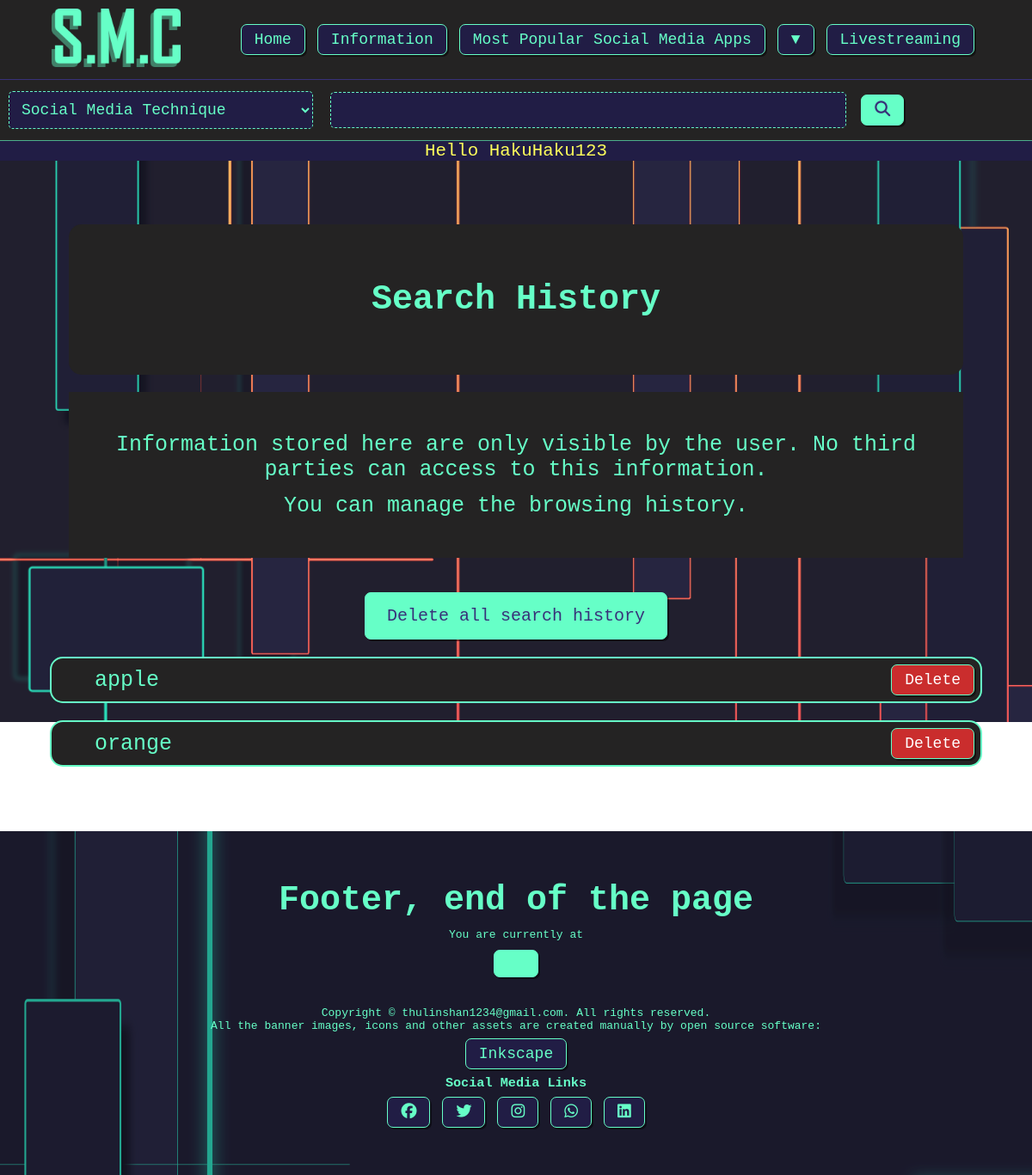
The page /history.php (signed in) on the database its author committed.
### tables this page shows
CREATE TABLE `users` (
  `id` int(11) NOT NULL,
  `firstname` varchar(255) NOT NULL,
  `lastname` varchar(255) NOT NULL,
  `username` varchar(255) NOT NULL,
  `email` varchar(255) NOT NULL,
  `password` varchar(255) NOT NULL,
  `newsletter` tinyint(4) NOT NULL,
  `is_admin` int(11) NOT NULL DEFAULT 0
);

CREATE TABLE `history` (
  `id` int(11) NOT NULL,
  `user_id` int(11) NOT NULL,
  `search_key` varchar(255) NOT NULL
);

### history.php (the view, shortened to what this page needs)
<?php
include 'partials/header.php';
$query = " SELECT *
            FROM history WHERE user_id=" . $_SESSION['user-id'];
$history = mysqli_query($connection, $query);
?>
<main class="details-body">
    <div class="main-banner my-5">
        <div class="container bg-darker rounded align-center">
            <h3>Search History</h3>
        </div>
        <div class="container bg-darker align-center mb-5">
            <p>Information stored here are only visible by the user. No third parties can access to this
                information.</p>
            <p>You can manage the browsing history.</p>
        </div>
        <?php if (mysqli_num_rows($history)) : ?>
            <a class="btn btn-light" href="<?= ROOT_URL ?>remove_history_logic.php?method=1">Delete all search history</a>
            <?php while ($row = mysqli_fetch_assoc($history)) : ?>
                <div class="img-container-2 border-light bg-darker content-between">
                    <div>
                        <p class="px-5"><?= $row['search_key'] ?></p>
                    </div>
                    <div>
                        <a class="btn-sm btn-red" href="<?= ROOT_URL ?>remove_history_logic.php?id=<?= $row['id'] ?>&method=0">Delete</a>
                    </div>
                </div>
            <?php endwhile ?>
        <?php else : ?>
            <h3>No Search History</h3>
        <?php endif ?>
    </div>
</main>
</body>
<?php
include 'partials/footer.php'
?>

### partials/header.php (shortened to what this page needs)
<?php
require 'config/database.php';
$activePage = basename($_SERVER['PHP_SELF'], ".php");
if (isset($_SESSION['user-id'])) {
    $id = filter_var($_SESSION['user-id'], FILTER_SANITIZE_NUMBER_INT);
    $query = "SELECT username, firstname, lastname FROM users WHERE id=$id";
    $result = mysqli_query($connection, $query);
    $user = mysqli_fetch_assoc($result);
}
?>
<!DOCTYPE html>
<html lang="en">
<head>
    <link rel="stylesheet" href="<?= ROOT_URL ?>css/style.css" />
    <link rel="stylesheet" href="https://cdnjs.cloudflare.com/ajax/libs/font-awesome/4.7.0/css/font-awesome.min.css" />
</head>
<body>
    <nav class="nav">
        <div>
            <a href="<?= ROOT_URL ?>index.php"><img src="<?= ROOT_URL ?>assets/logos/smcLightBold.png" width="150px" alt="" /></a>
        </div>
        <div class="nav-full">
            <ul>
                <li><a class="btn-sm <?= ($activePage == 'index') ? 'btn-nav' : ''; ?>" href="<?= ROOT_URL ?>index.php">Home</a></li>
                <li>
                    <a class="btn-sm <?= ($activePage == 'information') ? 'btn-nav' : ''; ?>" href="<?= ROOT_URL ?>information.php">Information</a>
                </li>
                <li>
                    <a class="btn-sm <?= ($activePage == 'social') ? 'btn-nav' : ''; ?>" href="<?= ROOT_URL ?>social.php">Most Popular Social Media Apps</a>
                </li>
                <li>
                    <div class="dropdown">
                        <button onclick="myFunction()" class="btn-sm dropbtn">
                            &#x25BC
                        </button>
                    </div>
                </li>
                <li><a class="btn-sm <?= ($activePage == 'livestreaming') ? 'btn-nav' : ''; ?>" href="<?= ROOT_URL ?>livestreaming.php">Livestreaming</a></li>
            </ul>
        </div>
    </nav>
    <div class="search-bar">
        <form action="<?= ROOT_URL ?>search_result.php" method="Get">
            <select class="form-select" name="category" id="category">
                <option value="Social">Social Media Technique</option>
            </select>
            <div class="search-side">
                <input class="form-control" type="text" name="search_key" />
                <button type="submit" class="btn-sm btn-light">
                    <i class="fa-solid fa-magnifying-glass"></i>
                </button>
            </div>
        </form>
    </div>
    <div class="user font-yellow bg-dark">
        <?php if (isset($_SESSION['user-id'])) : ?>
            <p class="text-center">Hello <?= $user['username'] ?></p>
        <?php else : ?>
            <p class="text-center">Log in or Register for better experience</p>
        <?php endif ?>
    </div>

### css/style.css (style rules this page uses)
:root { --color-dark: #211d45ff; --color-dark-half: rgba(33, 29, 69, 0.514); --color-blue: rgb(118, 212, 255); --color-light: #66ffc7ff; --color-light-half: rgba(102, 255, 199, 0.637); --color-primary: #383179ff; --color-dark-bg: rgb(36, 35, 35); --color-dark-hover: rgb(22, 20, 41); --color-dark-bg-hover: rgb(37, 45, 51); --color-red: rgb(202, 45, 45); --color-yelloe:rgb(255, 255, 91); --color-yelloe-half:rgba(255, 255, 91, 0.5); }
* { margin: 0; padding: 0; font-family: monospace; cursor: url("../assets/utilities/cursor2.png"), auto; scroll-behavior: smooth; }
* ul { list-style: none; }
.nav { display: flex; justify-content: space-between; align-items: center; padding-inline: 5%; padding-top: 10px; padding-bottom: 10px; background-color: var(--color-dark-bg); border-bottom: 1px solid var(--color-primary); }
.nav-full ul { list-style: none; display: flex; justify-content: space-around; }
.nav-full ul li a { text-decoration: none; }
.dropdown { position: relative; display: inline-block; }
.search-bar { background-color: var(--color-dark-bg); padding: 10px 0; border-bottom: 1px solid var(--color-light-half); }
.search-bar form { display: flex; justify-content: center; align-items: center; width: 100%; }
.search-side { display: flex; width: 70%; align-items: center; }
.form-control { width: 70%; height: fit-content; font-size: 18px; margin-inline: 10px; border-radius: 5px; padding: 10px; border: 1px dashed var(--color-light); background-color: var(--color-dark); color: var(--color-light); }
.form-select { width: 30%; height: fit-content; font-size: 18px; margin-inline: 10px; border-radius: 5px; padding: 10px; border: 1px dashed var(--color-light); background-color: var(--color-dark); color: var(--color-light); }
.user p { font-size: 1.6rem; }
.btn { font-size: 20px; text-decoration: none; display: inline-block; color: var(--color-light); padding: 15px 25px; margin: 10px; border-radius: 7px; box-shadow: 2px 2px 0 rgba(0, 0, 0, 0.486); border: 1px solid var(--color-light); background: var(--color-dark); }
.btn-sm { font-size: 18px; text-decoration: none; display: inline-block; color: var(--color-light); padding: 7px 15px; margin: 7px; border-radius: 7px; box-shadow: 2px 2px 0 rgba(0, 0, 0, 0.486); border: 1px solid var(--color-light); background: var(--color-dark); }
.btn-light { color: var(--color-primary); background: var(--color-light); }
.btn-red { color: white; background-color:var(--color-red); }
.main-banner { width: 100%; min-height: 90vh; max-height: max-content; text-align: center; display: flex; flex-direction: column; justify-content: center; align-items: center; color: white; }
.main-banner h3 { font-size: 30px; margin: 1rem 0; }
.main-banner p { margin: 0.5rem 0; }
.container { width: 80%; margin: 10px auto; height: inherit; display: flex; flex-direction: column; justify-content: center; }
.img-container-2 { display: flex; justify-content: space-around; align-items: center; width: 90%; margin: 10px auto; border-radius: 15px; }
.details-body .main-banner { height: fit-content; color: var(--color-light); }
.details-body .container { padding: 40px; }
.details-body .main-banner h3 { font-size: 40px; margin: 25px 0; }
.details-body .main-banner p { font-size: 25px; }
.border-light { border: 2px solid var(--color-light); }
.rounded { border-radius: 15px; }
.content-between { justify-content: space-between; }
.align-center { align-items: center; }
.text-center { text-align: center; }
.my-5 { margin: 30px 0; }
.mb-5 { margin-bottom: 30px; }
.px-5 { padding: 0px 50px; }
.bg-dark { background-color: var(--color-dark); }
.bg-darker { background-color: var(--color-dark-bg); }
.font-yellow { color: var(--color-yelloe); }

### rows shown on the page
users: username "HakuHaku123"
history: search_key "apple"
history: search_key "orange"
